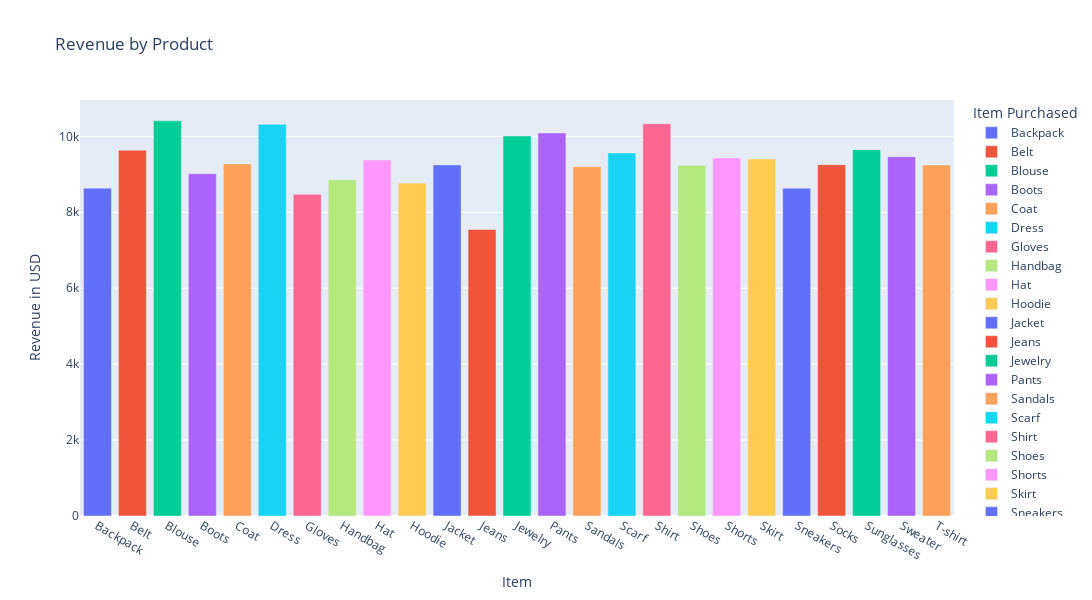

Notebook code for this chart:
### Markdown cell above
# Revenue by Product

### Code cell
revenue = df.groupby('Item Purchased')['Purchase Amount (USD)'].sum().reset_index()
fig = px.bar(
    revenue, 
    x='Item Purchased', 
    y='Purchase Amount (USD)', 
    color='Item Purchased', 
    title='Revenue by Product',
    color_continuous_scale=px.colors.sequential.Sunset
)

fig.update_layout(
    width=1100,  
    height=600,  
    xaxis_title='Item',
    yaxis_title='Revenue in USD',

)
fig.show()

### Figure 1 — Plotly figure (JSON) as saved in the notebook; plotly's stock layout.template omitted (floating-point values rounded to 4 significant figures)
{"data": [{"alignmentgroup": "True", "hovertemplate": "Item Purchased=%{x}<br>Purchase Amount (USD)=%{y}<extra></extra>", "legendgroup": "Backpack", "marker": {"color": "#636efa", "pattern": {"shape": ""}}, "name": "Backpack", "offsetgroup": "Backpack", "orientation": "v", "showlegend": true, "textposition": "auto", "type": "bar", "x": ["Backpack"], "xaxis": "x", "y": [8636], "yaxis": "y"}, {"alignmentgroup": "True", "hovertemplate": "Item Purchased=%{x}<br>Purchase Amount (USD)=%{y}<extra></extra>", "legendgroup": "Belt", "marker": {"color": "#EF553B", "pattern": {"shape": ""}}, "name": "Belt", "offsetgroup": "Belt", "orientation": "v", "showlegend": true, "textposition": "auto", "type": "bar", "x": ["Belt"], "xaxis": "x", "y": [9635], "yaxis": "y"}, {"alignmentgroup": "True", "hovertemplate": "Item Purchased=%{x}<br>Purchase Amount (USD)=%{y}<extra></extra>", "legendgroup": "Blouse", "marker": {"color": "#00cc96", "pattern": {"shape": ""}}, "name": "Blouse", "offsetgroup": "Blouse", "orientation": "v", "showlegend": true, "textposition": "auto", "type": "bar", "x": ["Blouse"], "xaxis": "x", "y": [10410], "yaxis": "y"}, {"alignmentgroup": "True", "hovertemplate": "Item Purchased=%{x}<br>Purchase Amount (USD)=%{y}<extra></extra>", "legendgroup": "Boots", "marker": {"color": "#ab63fa", "pattern": {"shape": ""}}, "name": "Boots", "offsetgroup": "Boots", "orientation": "v", "showlegend": true, "textposition": "auto", "type": "bar", "x": ["Boots"], "xaxis": "x", "y": [9018], "yaxis": "y"}, {"alignmentgroup": "True", "hovertemplate": "Item Purchased=%{x}<br>Purchase Amount (USD)=%{y}<extra></extra>", "legendgroup": "Coat", "marker": {"color": "#FFA15A", "pattern": {"shape": ""}}, "name": "Coat", "offsetgroup": "Coat", "orientation": "v", "showlegend": true, "textposition": "auto", "type": "bar", "x": ["Coat"], "xaxis": "x", "y": [9275], "yaxis": "y"}, {"alignmentgroup": "True", "hovertemplate": "Item Purchased=%{x}<br>Purchase Amount (USD)=%{y}<extra></extra>", "legendgroup": "Dress", "marker": {"color": "#19d3f3", "pattern": {"shape": ""}}, "name": "Dress", "offsetgroup": "Dress", "orientation": "v", "showlegend": true, "textposition": "auto", "type": "bar", "x": ["Dress"], "xaxis": "x", "y": [10320], "yaxis": "y"}, {"alignmentgroup": "True", "hovertemplate": "Item Purchased=%{x}<br>Purchase Amount (USD)=%{y}<extra></extra>", "legendgroup": "Gloves", "marker": {"color": "#FF6692", "pattern": {"shape": ""}}, "name": "Gloves", "offsetgroup": "Gloves", "orientation": "v", "showlegend": true, "textposition": "auto", "type": "bar", "x": ["Gloves"], "xaxis": "x", "y": [8477], "yaxis": "y"}, {"alignmentgroup": "True", "hovertemplate": "Item Purchased=%{x}<br>Purchase Amount (USD)=%{y}<extra></extra>", "legendgroup": "Handbag", "marker": {"color": "#B6E880", "pattern": {"shape": ""}}, "name": "Handbag", "offsetgroup": "Handbag", "orientation": "v", "showlegend": true, "textposition": "auto", "type": "bar", "x": ["Handbag"], "xaxis": "x", "y": [8857], "yaxis": "y"}, {"alignmentgroup": "True", "hovertemplate": "Item Purchased=%{x}<br>Purchase Amount (USD)=%{y}<extra></extra>", "legendgroup": "Hat", "marker": {"color": "#FF97FF", "pattern": {"shape": ""}}, "name": "Hat", "offsetgroup": "Hat", "orientation": "v", "showlegend": true, "textposition": "auto", "type": "bar", "x": ["Hat"], "xaxis": "x", "y": [9375], "yaxis": "y"}, {"alignmentgroup": "True", "hovertemplate": "Item Purchased=%{x}<br>Purchase Amount (USD)=%{y}<extra></extra>", "legendgroup": "Hoodie", "marker": {"color": "#FECB52", "pattern": {"shape": ""}}, "name": "Hoodie", "offsetgroup": "Hoodie", "orientation": "v", "showlegend": true, "textposition": "auto", "type": "bar", "x": ["Hoodie"], "xaxis": "x", "y": [8767], "yaxis": "y"}, {"alignmentgroup": "True", "hovertemplate": "Item Purchased=%{x}<br>Purchase Amount (USD)=%{y}<extra></extra>", "legendgroup": "Jacket", "marker": {"color": "#636efa", "pattern": {"shape": ""}}, "name": "Jacket", "offsetgroup": "Jacket", "orientation": "v", "showlegend": true, "textposition": "auto", "type": "bar", "x": ["Jacket"], "xaxis": "x", "y": [9249], "yaxis": "y"}, {"alignmentgroup": "True", "hovertemplate": "Item Purchased=%{x}<br>Purchase Amount (USD)=%{y}<extra></extra>", "legendgroup": "Jeans", "marker": {"color": "#EF553B", "pattern": {"shape": ""}}, "name": "Jeans", "offsetgroup": "Jeans", "orientation": "v", "showlegend": true, "textposition": "auto", "type": "bar", "x": ["Jeans"], "xaxis": "x", "y": [7548], "yaxis": "y"}, {"alignmentgroup": "True", "hovertemplate": "Item Purchased=%{x}<br>Purchase Amount (USD)=%{y}<extra></extra>", "legendgroup": "Jewelry", "marker": {"color": "#00cc96", "pattern": {"shape": ""}}, "name": "Jewelry", "offsetgroup": "Jewelry", "orientation": "v", "showlegend": true, "textposition": "auto", "type": "bar", "x": ["Jewelry"], "xaxis": "x", "y": [10010], "yaxis": "y"}, {"alignmentgroup": "True", "hovertemplate": "Item Purchased=%{x}<br>Purchase Amount (USD)=%{y}<extra></extra>", "legendgroup": "Pants", "marker": {"color": "#ab63fa", "pattern": {"shape": ""}}, "name": "Pants", "offsetgroup": "Pants", "orientation": "v", "showlegend": true, "textposition": "auto", "type": "bar", "x": ["Pants"], "xaxis": "x", "y": [10090], "yaxis": "y"}, {"alignmentgroup": "True", "hovertemplate": "Item Purchased=%{x}<br>Purchase Amount (USD)=%{y}<extra></extra>", "legendgroup": "Sandals", "marker": {"color": "#FFA15A", "pattern": {"shape": ""}}, "name": "Sandals", "offsetgroup": "Sandals", "orientation": "v", "showlegend": true, "textposition": "auto", "type": "bar", "x": ["Sandals"], "xaxis": "x", "y": [9200], "yaxis": "y"}, {"alignmentgroup": "True", "hovertemplate": "Item Purchased=%{x}<br>Purchase Amount (USD)=%{y}<extra></extra>", "legendgroup": "Scarf", "marker": {"color": "#19d3f3", "pattern": {"shape": ""}}, "name": "Scarf", "offsetgroup": "Scarf", "orientation": "v", "showlegend": true, "textposition": "auto", "type": "bar", "x": ["Scarf"], "xaxis": "x", "y": [9561], "yaxis": "y"}, {"alignmentgroup": "True", "hovertemplate": "Item Purchased=%{x}<br>Purchase Amount (USD)=%{y}<extra></extra>", "legendgroup": "Shirt", "marker": {"color": "#FF6692", "pattern": {"shape": ""}}, "name": "Shirt", "offsetgroup": "Shirt", "orientation": "v", "showlegend": true, "textposition": "auto", "type": "bar", "x": ["Shirt"], "xaxis": "x", "y": [10332], "yaxis": "y"}, {"alignmentgroup": "True", "hovertemplate": "Item Purchased=%{x}<br>Purchase Amount (USD)=%{y}<extra></extra>", "legendgroup": "Shoes", "marker": {"color": "#B6E880", "pattern": {"shape": ""}}, "name": "Shoes", "offsetgroup": "Shoes", "orientation": "v", "showlegend": true, "textposition": "auto", "type": "bar", "x": ["Shoes"], "xaxis": "x", "y": [9240], "yaxis": "y"}, {"alignmentgroup": "True", "hovertemplate": "Item Purchased=%{x}<br>Purchase Amount (USD)=%{y}<extra></extra>", "legendgroup": "Shorts", "marker": {"color": "#FF97FF", "pattern": {"shape": ""}}, "name": "Shorts", "offsetgroup": "Shorts", "orientation": "v", "showlegend": true, "textposition": "auto", "type": "bar", "x": ["Shorts"], "xaxis": "x", "y": [9433], "yaxis": "y"}, {"alignmentgroup": "True", "hovertemplate": "Item Purchased=%{x}<br>Purchase Amount (USD)=%{y}<extra></extra>", "legendgroup": "Skirt", "marker": {"color": "#FECB52", "pattern": {"shape": ""}}, "name": "Skirt", "offsetgroup": "Skirt", "orientation": "v", "showlegend": true, "textposition": "auto", "type": "bar", "x": ["Skirt"], "xaxis": "x", "y": [9402], "yaxis": "y"}, {"alignmentgroup": "True", "hovertemplate": "Item Purchased=%{x}<br>Purchase Amount (USD)=%{y}<extra></extra>", "legendgroup": "Sneakers", "marker": {"color": "#636efa", "pattern": {"shape": ""}}, "name": "Sneakers", "offsetgroup": "Sneakers", "orientation": "v", "showlegend": true, "textposition": "auto", "type": "bar", "x": ["Sneakers"], "xaxis": "x", "y": [8635], "yaxis": "y"}, {"alignmentgroup": "True", "hovertemplate": "Item Purchased=%{x}<br>Purchase Amount (USD)=%{y}<extra></extra>", "legendgroup": "Socks", "marker": {"color": "#EF553B", "pattern": {"shape": ""}}, "name": "Socks", "offsetgroup": "Socks", "orientation": "v", "showlegend": true, "textposition": "auto", "type": "bar", "x": ["Socks"], "xaxis": "x", "y": [9252], "yaxis": "y"}, {"alignmentgroup": "True", "hovertemplate": "Item Purchased=%{x}<br>Purchase Amount (USD)=%{y}<extra></extra>", "legendgroup": "Sunglasses", "marker": {"color": "#00cc96", "pattern": {"shape": ""}}, "name": "Sunglasses", "offsetgroup": "Sunglasses", "orientation": "v", "showlegend": true, "textposition": "auto", "type": "bar", "x": ["Sunglasses"], "xaxis": "x", "y": [9649], "yaxis": "y"}, {"alignmentgroup": "True", "hovertemplate": "Item Purchased=%{x}<br>Purchase Amount (USD)=%{y}<extra></extra>", "legendgroup": "Sweater", "marker": {"color": "#ab63fa", "pattern": {"shape": ""}}, "name": "Sweater", "offsetgroup": "Sweater", "orientation": "v", "showlegend": true, "textposition": "auto", "type": "bar", "x": ["Sweater"], "xaxis": "x", "y": [9462], "yaxis": "y"}, {"alignmentgroup": "True", "hovertemplate": "Item Purchased=%{x}<br>Purchase Amount (USD)=%{y}<extra></extra>", "legendgroup": "T-shirt", "marker": {"color": "#FFA15A", "pattern": {"shape": ""}}, "name": "T-shirt", "offsetgroup": "T-shirt", "orientation": "v", "showlegend": true, "textposition": "auto", "type": "bar", "x": ["T-shirt"], "xaxis": "x", "y": [9248], "yaxis": "y"}], "layout": {"barmode": "relative", "height": 600, "legend": {"title": {"text": "Item Purchased"}, "tracegroupgap": 0}, "title": {"text": "Revenue by Product"}, "width": 1100, "xaxis": {"anchor": "y", "autorange": true, "categoryarray": ["Backpack", "Belt", "Blouse", "Boots", "Coat", "Dress", "Gloves", "Handbag", "Hat", "Hoodie", "Jacket", "Jeans", "Jewelry", "Pants", "Sandals", "Scarf", "Shirt", "Shoes", "Shorts", "Skirt", "Sneakers", "Socks", "Sunglasses", "Sweater", "T-shirt"], "categoryorder": "array", "domain": [0, 1], "range": [-0.5, 24.5], "title": {"text": "Item"}, "type": "category"}, "yaxis": {"anchor": "x", "autorange": true, "domain": [0, 1], "range": [0, 10960.0], "title": {"text": "Revenue in USD"}, "type": "linear"}}}
